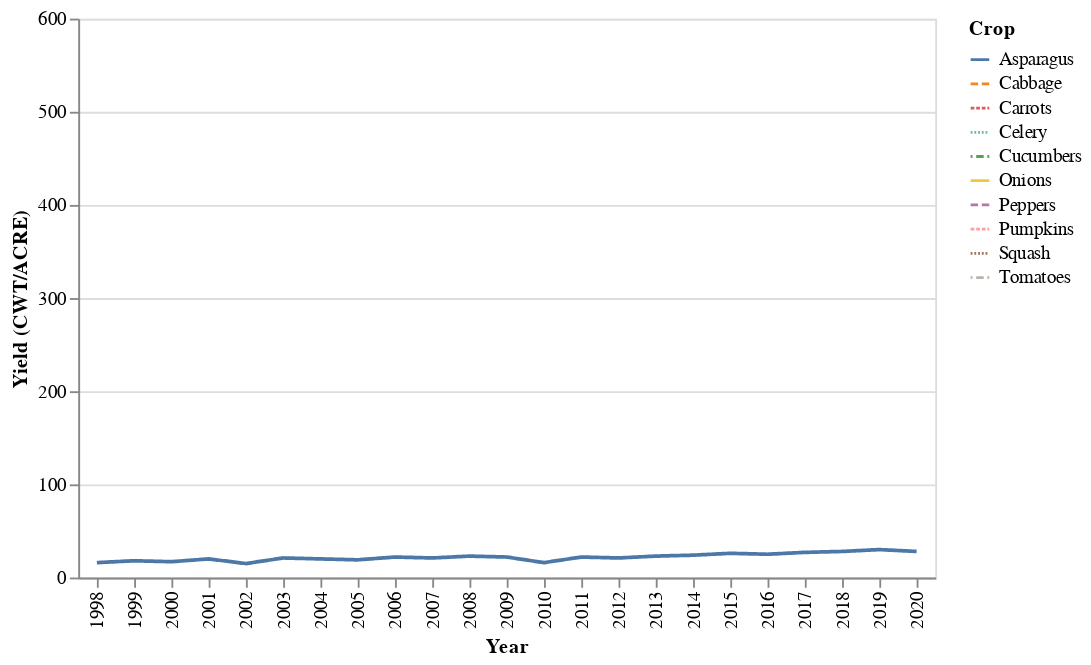

The notebook cell this image was saved under:
### Code cell
radio_chart

### Figure 1 — Vega-Lite specification as saved in the notebook (floating-point values rounded to 4 significant figures; data arrays with more than 128 entries replaced by an {"elided": "..."} marker saying what was removed)
{"config": {"view": {"continuousWidth": 400, "continuousHeight": 300}}, "data": {"name": "data-da46abc7de517a8dd9edcd1b48f0e43c"}, "mark": "line", "encoding": {"color": {"field": "Crop", "type": "nominal"}, "opacity": {"condition": {"value": 1.0, "selection": "Crop"}, "value": 0.0}, "strokeDash": {"field": "Crop", "type": "nominal"}, "x": {"field": "Year", "type": "nominal"}, "y": {"field": "Value", "title": "Yield (CWT/ACRE)", "type": "quantitative"}}, "selection": {"Crop": {"type": "single", "fields": ["Crop"], "init": {"Crop": "Asparagus"}, "bind": {"input": "radio", "options": ["Asparagus", "Cabbage", "Carrots", "Celery", "Cucumbers", "Onions", "Peppers", "Pumpkins", "Squash", "Tomatoes"], "name": "Crop"}}}, "$schema": "https://vega.github.io/schema/vega-lite/v4.17.0.json", "datasets": {"data-da46abc7de517a8dd9edcd1b48f0e43c": {"elided": "202 records"}}}
